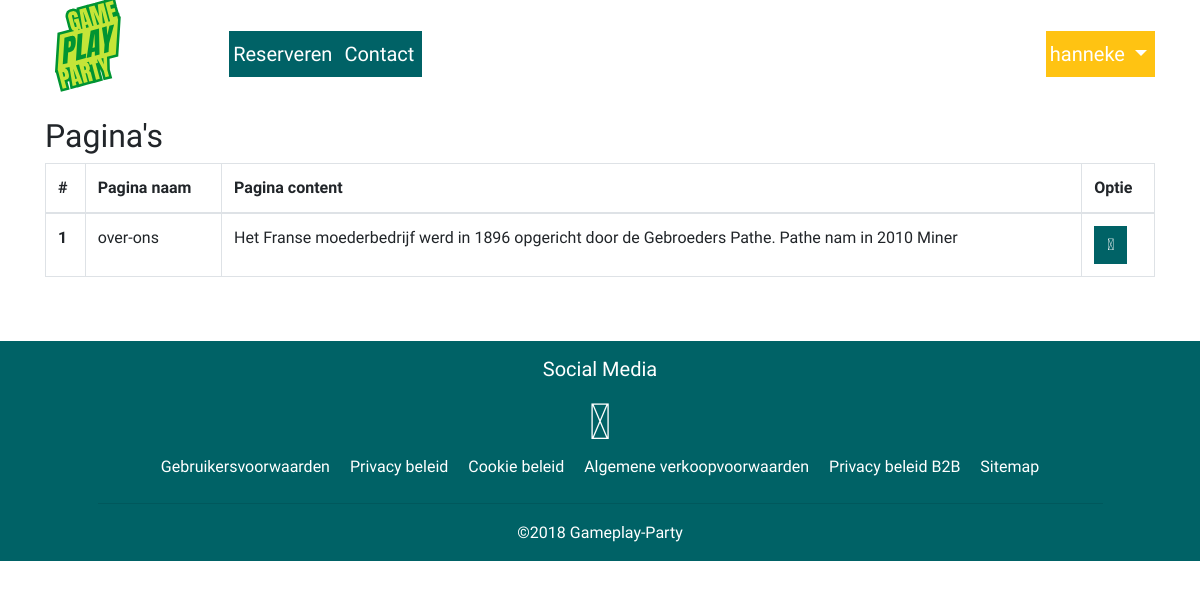
The page /school/Gameplay-Party/admin/paginaBeheer/ (signed in) on the database its author committed.
### tables this page shows
CREATE TABLE `pages` (
  `page_id` int(11) NOT NULL,
  `page_name` varchar(50) NOT NULL,
  `page_slug` varchar(25) NOT NULL,
  `page_content` text NOT NULL
);

### core/Load.php (called while the page is built)
<?php
  class Load {
    public static function view($file, $vars = array())
    {
      extract($vars);
      $check = explode(",", $file);
      if(!isset($check[1]))
      {
        $file .= ".php";
      }
      require_once APP_PATH."views/assets/header.php";
      require_once APP_PATH."views/".$file;
      require_once APP_PATH."views/assets/footer.php";
    }
  }

### app/controllers/Admin.php (called while the page is built, shortened)
<?php
  class Admin extends Controller {
    public function __construct()
    {
      $this->model = new Admin_model;
    }
    public function paginaBeheer()
      {
        $pageQuery = "SELECT * FROM pages";
        $data["pages"] = $this->model->getContent($pageQuery);
        Load::view("paginaBeheer", $data);
      }
  }

### core/Router.php (called while the page is built, shortened)
<?php
class Router
{
    public function __construct()
    {
        $this->determineDestination($this->getUri());
    }
    private function getUri()
    {
        $url = $_SERVER["REQUEST_URI"];
        $uri = explode("/", $url);
        return $uri;
    }
    private function sendToDestination($className, $method, $params)
    {
        $obj = new $className;
        die(call_user_func_array(array($obj, $method), $params));
    }
    private function determineDestination($uri = "")
    {
        if (isset($uri[3]) && $uri[3] != "") {
            if (class_exists($uri[3])) {
                $className = $uri[3];
            } else {
                $className = DEFAULT_CONTROLLER;
            }
        } else {
            $className = DEFAULT_CONTROLLER;
        }
        if (isset($uri[4]) && $uri[4] != "") {
            if (method_exists($className, $uri[4])) {
                $method = $uri[4];
            } else {
                $method = DEFAULT_METHOD;
            }
        } else {
            $className = DEFAULT_CONTROLLER;
            $method = DEFAULT_METHOD;
        }
        $params = array_slice($uri, 5);
        $this->sendToDestination($className, $method, $params);
    }
}

### index.php (called while the page is built, shortened)
<?php
new Router();

### core/Database.php (called while the page is built, shortened)
<?php
class Database
{
    function __construct()
    {
        try {
            $this->conn = new PDO(DB_DSN, DB_USER, DB_PASS);
            $this->conn->setAttribute(PDO::ATTR_ERRMODE, PDO::ERRMODE_EXCEPTION);
            return $this->conn;
        } catch (PDOException $e) {
            echo $e->getMessage();
        }
    }
    public function getAll($sql)
    {
        $stmt = $this->conn->prepare($sql);
        $stmt->execute();
        $read = $stmt->fetchAll(PDO::FETCH_ASSOC);
        return $read;
    }
}

### app/models/Admin_model.php (called while the page is built, shortened)
<?php
  class Admin_model {
    public function __construct()
    {
      $this->db = new Database;
    }
    public function getContent($query)
    {
      $data = $this->db->getAll($query);
      return $data;
    }
  }

### app/views/paginaBeheer.php (the view)
<div class="container">
  <h2>Pagina's</h2>
  <div class="table-responsive">
    <table class="table table-bordered">
      <thead>
        <tr>
          <th scope="col">#</th>
          <th scope="col">Pagina naam</th>
          <th scope="col">Pagina content</th>
          <th scope="col">Optie</th>
        </tr>
      </thead>
      <tbody>
          <?php foreach($pages as $page): ?>
            <tr>
              <th scope="row"><?= $page["page_id"]; ?></th>
              <td><?= $page["page_name"]; ?></td>
              <td><?= substr($page["page_content"], 0, 100); ?></td>
              <td><a href="<?= ROOT; ?>admin/pagina_bewerken/<?= $page["page_id"]; ?>" title="Pagina content bewerken"><button class="btn btn-primary"><i class="fa fa-edit"></i></button></a></td>
            </tr>
          <?php endforeach; ?>
      </tbody>
    </table>
  </div>
</div>

### public/css/style.css (style rules this page uses)
* { font-family: 'Quicksand', sans-serif !important; }
body { overflow-x: hidden; }
.btn-primary { background-color: #006266; border-color: #006266; }
.btn { border-radius: 0px !important; }

### rows shown on the page
pages: page_id "1", page_name "over-ons", page_content "Het Franse moederbedrijf werd in 1896 opgericht door de Gebroeders Pathe. Pathe nam in 2010 Miner"

### other values the page prints
$_SESSION["uid"]["user_name"] "hanneke"
